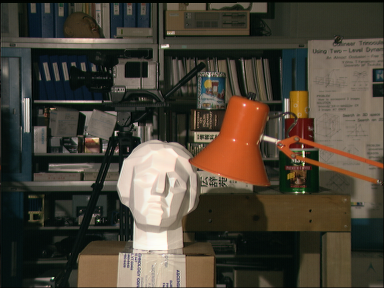
#> input picture left.png, 384 x 288 px, found by its file name
$ jupyter execute Stereo_Matching.ipynb
#> lines starting #> are read from the running program, lines starting #| are printed output that depends on the picture
[cell 1]
import cv2
import numpy as np

left_image = cv2.imread('D:/test/ML/Stereo_Matching/left.png',0).astype(np.float32)
#> left_image: shape (288, 384) float32; min 0, max 253, mean 67.8
right_image = cv2.imread('D:/test/ML/Stereo_Matching/right.png',0).astype(np.float32)
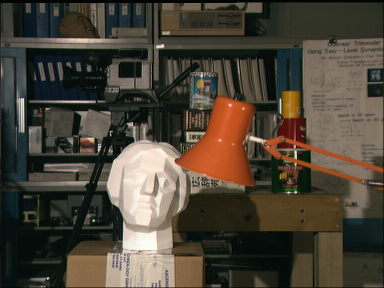
#> input picture right.png, 384 x 288 px, found by its file name
#> right_image: shape (288, 384) float32; min 0, max 253, mean 68.2

height, width = left_image.shape
#> height = 288; width = 384

[cell 2]
D = 16
# for each pixel in left image
disparity_map = np.zeros((height, width), dtype = np.uint8)
for i in range(height):
    for  j in range(width):
        min_cost = 256
        disparity = 0
        # get D pixel from right image
        for d in range(1, D):
            cost = 255 if (j-d) < 0 else abs(left_image[i,j] - right_image[i, j-d])
            if cost < min_cost:
                min_cost = cost
                disparity = d
        disparity_map[i,j] = disparity*15
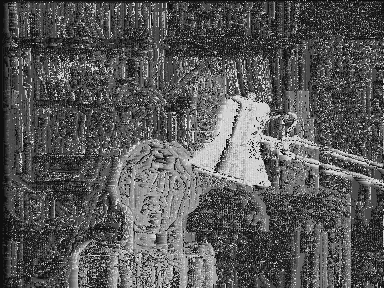
#> disparity_map: shape (288, 384); min 15, max 225, mean 87.5
cv2.imwrite('D:/test/ML/Stereo_Matching/disparity_map3.png', disparity_map)
#> Out = True

Using Disparity Space

[cell 3]
import cv2
import numpy as np


def Disparity_Space(disparity_range):
#> called with disparity_range = 16
     left_image = cv2.imread('D:/test/ML/Stereo_Matching/left.png',0).astype(np.float32)
     right_image = cv2.imread('D:/test/ML/Stereo_Matching/right.png',0).astype(np.float32)
     height, width = left_image.shape
#> height = 288; width = 384
     print(height, width)
#| 288 384
     Disparity_map = np.zeros((height, width, disparity_range), dtype = np.float32)
     for i in range(height):
          for j in range(width):
               for d in range(disparity_range):
                    Disparity_map[i,j,d] = 255 if (j-d) < 0 else abs(left_image[i,j] - right_image[i, j-d])
     depth_map = np.zeros((height,width), dtype = np.uint8)
     for i in range(height):
          for j in range(width):
               disparity = 0
               cost_min = 255
               for d in range(disparity_range):
                    if Disparity_map[i,j,d] < cost_min:
                         cost_min = Disparity_map[i,j,d]
                         disparity = d
               depth_map[i,j] = disparity * (255/disparity_range)

     cv2.imwrite('D:/test/ML/Stereo_Matching/disparity_map2.png', depth_map)

Disparity_Space(16)

Using Vectorization (AD)

[cell 4]
def compute_cost(disparity_range):
    left_image = cv2.imread('D:/test/ML/Stereo_Matching/left.png',0).astype(np.float32)
    right_image = cv2.imread('D:/test/ML/Stereo_Matching/right.png',0).astype(np.float32)
    height, width = left_image.shape
    cost_space = np.zeros((height, width, disparity_range), dtype = np.float32)
    for i in range(disparity_range):
        left = left_image[:, d: width]
        right = right_image[:,0: width-d]
        cost_d = abs(left - right)
        cost_space[:, d:width, d] = cost_d
    scale = 255/ disparity_range
    depth = np.argmin(cost_space, axis = 2)
    depth = depth * scale
    depth = depth.astype(np.unit8)
    cv2.imwirte('D:/test/ML/Stereo_Matching/disparity_map3.png', depth)

Computer SAD

[cell 5]
import cv2
import numpy as np
def computer_intergral(data):
    sum_axis0 = np.cumsum(data, axis = 0)
    sum_axis1 = np.cumsum(sum_axis0, axis = 1)
    return sum_axis1

def computer_cost(left_image, right_image,disparity_range):

#> called with left_image = 'D:/test/ML/Stereo_Matching/left.png', right_image = 'D:/test/ML/Stereo_Matching/right.png', disparity_range = 16
    left = cv2.imread(left_image,0).astype(np.float32)
    right = cv2.imread(right_image,0).astype(np.float32)

    height, width = left.shape
#> height = 288; width = 384

    cost_space = np.full((height, width, disparity_range), 255, np.float32)
    for j in range(disparity_range):
        left_d  = left[:,j:width]
        right_d = right[:, 0:width-j]
        cost_d  = np.abs(left_d-right_d)
        cost_space[:, j:width, j] = cost_d
#> this loop made 16 passes
#> pass 1, in computer_cost, `cost_d  = np.abs(left_d-right_d)`:
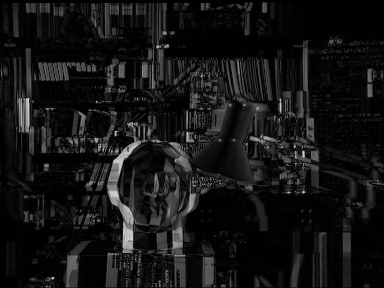
#> cost_d: shape (288, 384) float32; min 0, max 226, mean 20.4


    intergral = np.full((height, width, disparity_range), 255, np.float32)
    for j in range(disparity_range):
        intergral[:,:,j] = computer_intergral(cost_space[:,:, j])
#> this loop made 16 passes
#> pass 1, in computer_intergral, `sum_axis0 = np.cumsum(data, axis = 0)`:
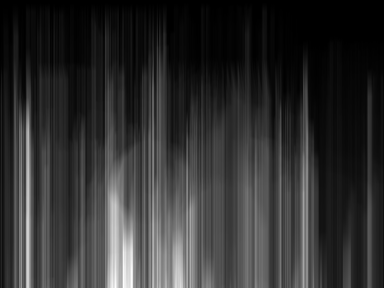
#> sum_axis0: shape (288, 384) float32; min 0, max 14928, mean 2837.3; drawn with min black and max white
#> pass 1, in computer_intergral, `sum_axis1 = np.cumsum(sum_axis0, axis = 1)`:
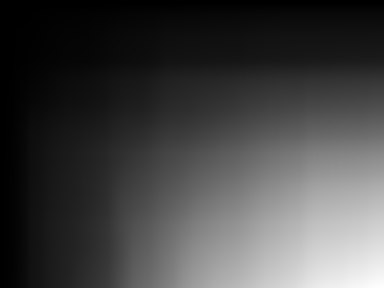
#> sum_axis1: shape (288, 384) float32; min 0, max 2253620, mean 601572.3; drawn with min black and max white

    side = 2
    cost_SAD_space = np.full((height, width,disparity_range), 255, np.float32)
    for i in range(side+1, height-side):
        for j in range(side+1, width-side):
            for d in range(disparity_range):
                cost_SAD_space[i+side, j+side, d] = intergral[i+side, j+side,d] - intergral[i+side, j-side-1, d] - intergral[i-side-1, j+side, d] + intergral[i-side-1,j-side-1,d]
    scale = 255/ disparity_range
    depth_map = np.argmin(cost_SAD_space, axis = 2)
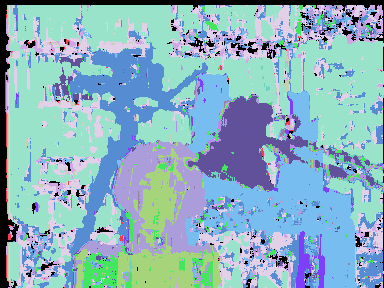
#> depth_map: shape (288, 384) int64; 16 distinct labels, from 0 to 15; one colour per label, 0 black
    depth_map = depth_map * scale
    depth_map = depth_map.astype(np.uint8)
    cv2.imwrite('D:/test/ML/Stereo_Matching/disparity_map4.png', depth_map)
computer_cost('D:/test/ML/Stereo_Matching/left.png', 'D:/test/ML/Stereo_Matching/right.png', 16)

Computer SAD using Vectorization

[cell 6]
import numpy as np
import cv2
def computer_intergral(data):
    sum_0 = np.cumsum(data, axis = 0)
    sum_1 = np.cumsum(sum_0, axis=1)
    return sum_1
def computer_cost(left_image, right_image, disparity_range):
#> called with left_image = 'D:/test/ML/Stereo_Matching/left.png', right_image = 'D:/test/ML/Stereo_Matching/right.png', disparity_range = 16
    left = cv2.imread(left_image,0).astype(np.float32)
    right = cv2.imread(right_image,0).astype(np.float32)

    height, width = left.shape
#> height = 288; width = 384

    cost_space = np.full((height, width, disparity_range), 255, np.float32)
    for j in range(disparity_range):
        left_d  = left[:,j:width]
        right_d = right[:, 0:width-j]
        cost_d  = np.abs(left_d-right_d)
        cost_space[:, j:width, j] = cost_d

    intergral = np.zeros((height, width,  disparity_range), dtype = np.float32)
    for i in range(disparity_range):
        intergral[:, :, i] = computer_intergral(cost_space[:,:, i])
    cost_SAD_space = np.zeros((height, width, disparity_range), dtype = np.float32)
    side = 2
    cost_SAD_space[:height-side, :width-side,:] = intergral[side: , side:, :]
    cost_SAD_space[side+1: , side+1:, :] = cost_SAD_space[side+1:, side+1:, :] + intergral[:height-side-1, :width-side-1,:]
    cost_SAD_space[side+1:, :width-side, :] = cost_SAD_space[side+1:, :width-side, :] - intergral[:height-side-1, side:, :]
    cost_SAD_space[:height-side, side+1:, :] = cost_SAD_space[:height-side, side+1:, :] - intergral[side:, :width-side-1, :]
    scale = 255 / disparity_range
    depth = np.argmin(cost_SAD_space, axis=2)
    depth = depth*scale
    depth = depth.astype(np.uint8)
    cv2.imwrite('D:/test/ML/Stereo_Matching/disparity_map5.png', depth)
computer_cost('D:/test/ML/Stereo_Matching/left.png', 'D:/test/ML/Stereo_Matching/right.png', 16)

Compute SAD ( using cosine similarity)

[cell 7]
import cv2
import numpy as np

# cho trước chiều rộng và chiều cao của ảnh
height = 288
width  = 384

def compute_integral_image(data):
    sum_axis_0 = np.cumsum(data, axis=0)
    sum_axis_1 = np.cumsum(sum_axis_0, axis=1)
    return sum_axis_1

def stereo_matching(left_img, right_img, disparity_range):
    # đọc ảnh trái và ảnh phải, rồi chuyển sang ảnh grayscale
#> called with left_img = 'images/left.png', right_img = 'images/right.png', disparity_range = 16
    left  = cv2.imread(left_img, 0)
#> left: shape (288, 384); min 0, max 253, mean 67.8
    right = cv2.imread(right_img, 0)
#> right: shape (288, 384); min 0, max 253, mean 68.2

    left  = left.astype(np.float32)
    right = right.astype(np.float32)

    # compute integral image space
    integral_xy = np.full((height, width, disparity_range), 255*255, np.float32)
    integral_xx = np.full((height, width), 255*255, np.float32)
    integral_yy = np.full((height, width), 255*255, np.float32)

    integral_xx = compute_integral_image(left*left)
#> in compute_integral_image, `sum_axis_1 = np.cumsum(sum_axis_0, axis=1)`:
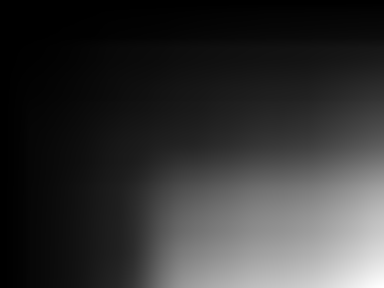
#> sum_axis_1: shape (288, 384) float32; min 1, max 822405696, mean 167402816; drawn with min black and max white
    integral_yy = compute_integral_image(right*right)
#> in compute_integral_image (call 2), `sum_axis_0 = np.cumsum(data, axis=0)`:
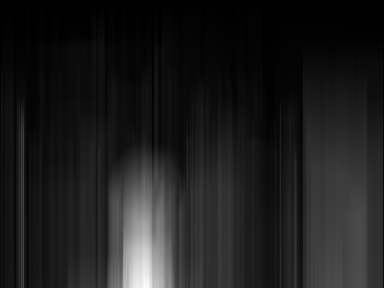
#> sum_axis_0: shape (288, 384) float32; min 1, max 8008201, mean 932300.1; drawn with min black and max white
#> in compute_integral_image (call 2), `sum_axis_0 = np.cumsum(data, axis=0)`:
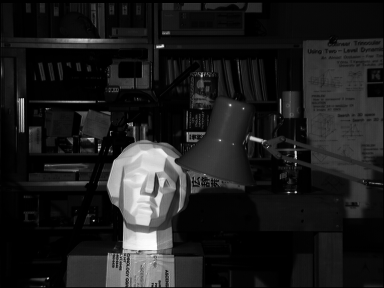
#> data: shape (288, 384) float32; min 0, max 64009, mean 7456.5; drawn with min black and max white
    for j in range(disparity_range):
        integral_xy[:, j:width, j] = left[:,j:width]*right[:, :width-j]
        integral_xy[:,:,j] = compute_integral_image(integral_xy[:,:,j])

    # compute sum
    side = 2
    integral_xy_sum = np.full((height, width, disparity_range), 255*255, np.float32)
    integral_xy_sum[:height-side, :width-side, :] = integral_xy[side:, side:, :]
    integral_xy_sum[side+1:, side+1:, :] = integral_xy_sum[side+1:, side+1:, :] + integral_xy[:height-side-1, :width-side-1, :]
    integral_xy_sum[side+1:, :width-side, :] = integral_xy_sum[side+1:, :width-side, :] - integral_xy[:height-side-1, side:, :]
    integral_xy_sum[:height-side, side+1:, :] = integral_xy_sum[:height-side, side+1:, :] - integral_xy[side:, :width-side-1, :]

    integral_xx_sum = np.full((height, width), 255*255, np.float32)
    integral_xx_sum[:height-side, :width-side] = integral_xx[side:, side:]
    integral_xx_sum[side+1:, side+1:] = integral_xx_sum[side+1:, side+1:] + integral_xx[:height-side-1, :width-side-1]
    integral_xx_sum[side+1:, :width-side] = integral_xx_sum[side+1:, :width-side] - integral_xx[:height-side-1, side:]
    integral_xx_sum[:height-side, side+1:] = integral_xx_sum[:height-side, side+1:] - integral_xx[side:, :width-side-1]

    integral_yy_sum = np.full((height, width), 255*255, np.float32)
    integral_yy_sum[:height-side, :width-side] = integral_yy[side:, side:]
    integral_yy_sum[side+1:, side+1:] = integral_yy_sum[side+1:, side+1:] + integral_yy[:height-side-1, :width-side-1]
    integral_yy_sum[side+1:, :width-side] = integral_yy_sum[side+1:, :width-side] - integral_yy[:height-side-1, side:]
    integral_yy_sum[:height-side, side+1:] = integral_yy_sum[:height-side, side+1:] - integral_yy[side:, :width-side-1]

    # compute cost
    cost_space = np.full((height, width, disparity_range), -1.0, np.float32)
    for j in range(disparity_range):
        denor = np.sqrt(integral_xx_sum[:, j:width])*np.sqrt(integral_yy_sum[:, :width-j])
        cost_space[:, j:width, j] = integral_xy_sum[:, j:width, j] / denor

    # compute disparity from cost space
    scale = 255 / disparity_range
    depth = np.argmax(cost_space, axis=2)
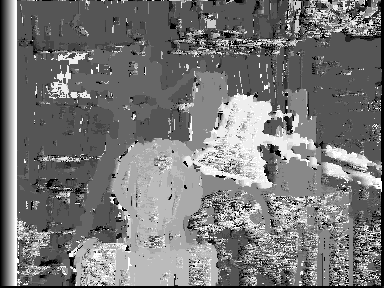
#> depth: shape (288, 384) int64; min 0, max 15, mean 7.03; drawn with min black and max white
    depth = depth*scale
    depth = depth.astype(np.uint8)

    # chuyển dữ liệu từ ndarray sang kiểu Image và lưu xuống file
    cv2.imwrite('images/disparity_cosine.png', depth)

if __name__ == '__main__':
    disparity_range = 16 # cho cặp ảnh Tsukuba
    stereo_matching("images/left.png", "images/right.png", disparity_range)
